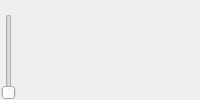
<?xml version="1.0" encoding="UTF-8"?>
<ui version="4.0">
 <class>AudioEqBandColumn</class>
 <widget class="QWidget" name="AudioEqBandColumn">
  <layout class="QVBoxLayout" name="columnLayout">
   <property name="spacing">
    <number>0</number>
   </property>
   <property name="leftMargin">
    <number>0</number>
   </property>
   <property name="topMargin">
    <number>0</number>
   </property>
   <property name="rightMargin">
    <number>0</number>
   </property>
   <property name="bottomMargin">
    <number>0</number>
   </property>
   <item>
    <widget class="QLabel" name="captionLabel">
     <property name="alignment">
      <set>Qt::AlignCenter</set>
     </property>
    </widget>
   </item>
   <item>
    <widget class="QSlider" name="gainSlider">
     <property name="orientation">
      <enum>Qt::Vertical</enum>
     </property>
     <property name="minimumSize">
      <size>
       <width>18</width>
       <height>72</height>
      </size>
     </property>
     <property name="maximum">
      <number>200</number>
     </property>
    </widget>
   </item>
  </layout>
 </widget>
 <resources/>
 <connections/>
</ui>
